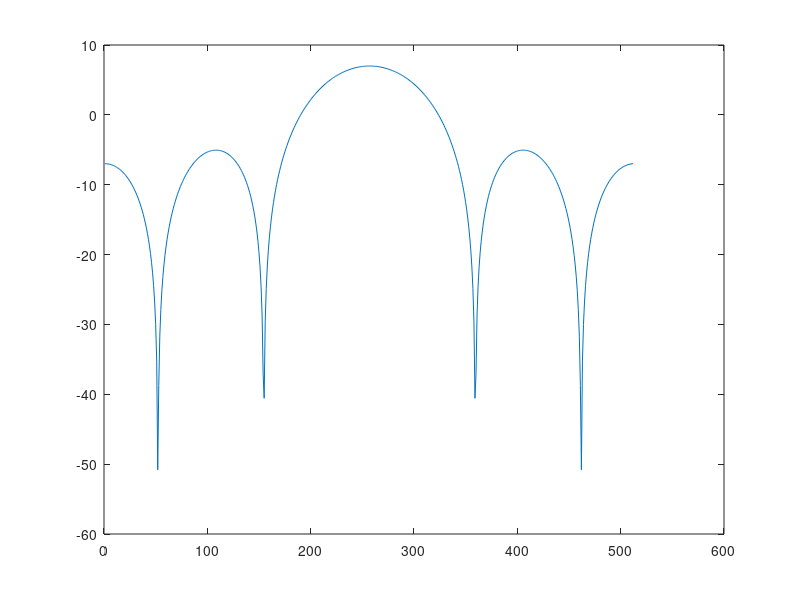

Reproduce this figure in MATLAB. (Note: this script raises an error after producing the figure.)
%% Ventana rectangular
ventana1 = ones(1,9);
plot (ventana1)

% Transformada de ventana 1
transformada1 = fft(ventana1, 512);
transshift1= fftshift(transformada1);
trans1 = 10*log10(abs(transshift1));
plot (trans1);

%% Ventana triangular
ventana2 = triang(9);
plot (ventana2);

% Transformada de ventana triangular
transformada2 = fft(ventana2, 512);
transshift2 = fftshift(transformada2);
trans2 = 10*log10(abs(transshift2));
plot(trans2);

%% Ventana Hamming
ventana3 = hamming(9);
wvtool(ventana3);

% Transformada de ventana Hamming
transformada3 = fft(ventana3, 512);
transshift3= fftshift(transformada3);
trans3 = 10*log10(abs(transshift3));
plot(trans3);

%% Ventana de Blackman-Harris
ventana4 = blackman(32);
plot (ventana4);

% Transformada de ventana Blackman-Harris
transformada4 = fft(ventana4, 512);
transshift4 = fftshift(transformada4);
trans4= 10*log10(abs(transshift4));
plot (trans4);

%% transformada de ventana Barlet
ventana5= bartlett(9);
plot(ventana5);

% Transformada de ventana Barlet
transformada5= fft(ventana5, 512);
transshift5 = fftshift(transformada5);
trans5 = 10*log10(abs(transshift5));
plot(trans5);

%% Ventana Gaussiana
ventana_gauss = gausswin(9); % Ventana Gaussiana de longitud 9
plot(ventana_gauss); % Graficar ventana Gaussiana

% Transformada de la ventana Gaussiana
transformada_gauss = fft(ventana_gauss, 512);
transshift_gauss = fftshift(transformada_gauss);
trans_gauss = 10*log10(abs(transshift_gauss));
plot(trans_gauss); % Graficar transformada de la ventana Gaussiana

%% Ventana Kaiser
beta = 5; % Parámetro beta para la ventana Kaiser
ventana_kaiser = kaiser(9, beta); % Ventana Kaiser de longitud 9 con parámetro beta
plot(ventana_kaiser); % Graficar ventana Kaiser

% Transformada de la ventana Kaiser
transformada_kaiser = fft(ventana_kaiser, 512);
transshift_kaiser = fftshift(transformada_kaiser);
trans_kaiser = 10*log10(abs(transshift_kaiser));
plot(trans_kaiser); % Graficar transformada de la ventana Kaiser


%% Ventana Flat Top
ventana_flattop = flattopwin(9); % Ventana Flat Top de longitud 9
plot(ventana_flattop); % Graficar ventana Flat Top

% Transformada de la ventana Flat Top
transformada_flattop = fft(ventana_flattop, 512);
transshift_flattop = fftshift(transformada_flattop);
trans_flattop = 10*log10(abs(transshift_flattop));
plot(trans_flattop); % Graficar transformada de la ventana Flat Top